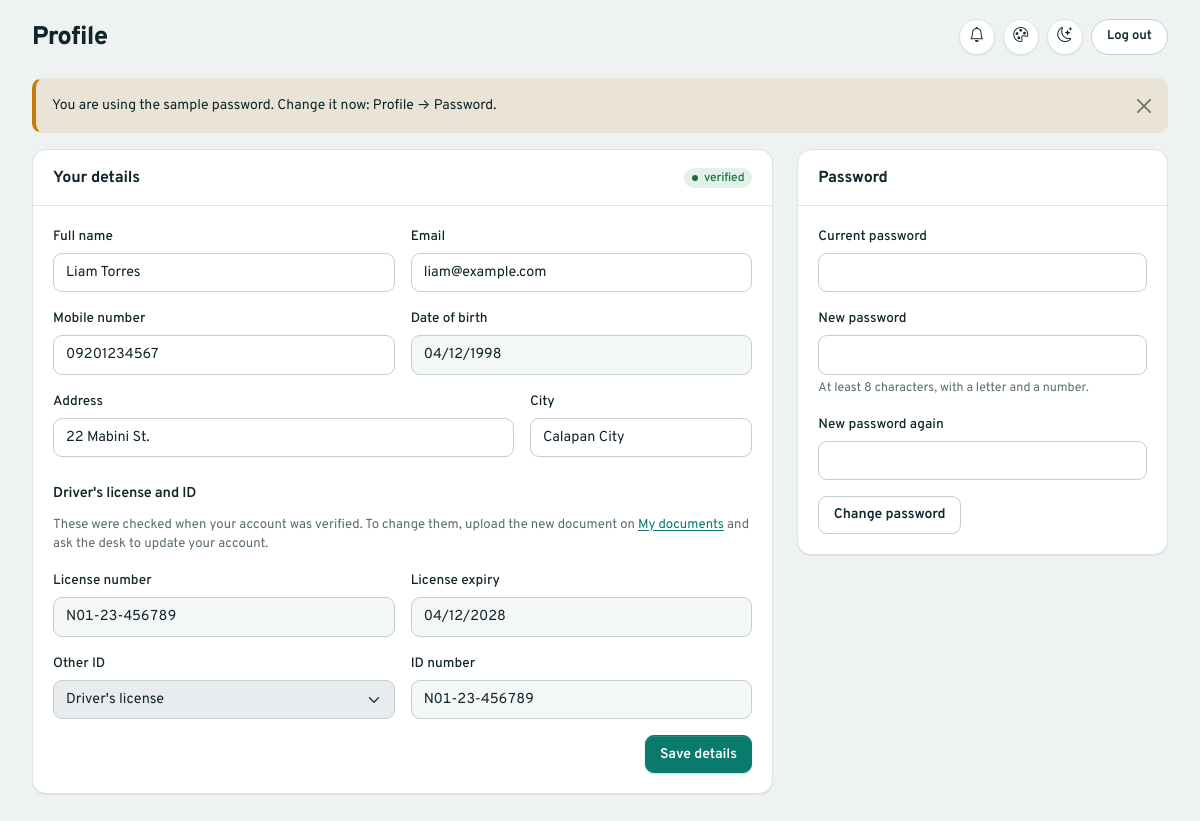
Page /customer/profile.php (signed in) on the committed database.
### tables this page shows
CREATE TABLE customers (
    customer_id      INT UNSIGNED AUTO_INCREMENT PRIMARY KEY,
    user_id          INT UNSIGNED NOT NULL UNIQUE,
    date_of_birth    DATE,
    address_line     VARCHAR(255),
    city             VARCHAR(100),
    license_number   VARCHAR(50),
    license_expiry   DATE,
    id_type          ENUM('national_id','passport','drivers_license') DEFAULT 'drivers_license',
    id_number        VARCHAR(50),
    account_status   ENUM('unverified','verified','blocked') NOT NULL DEFAULT 'unverified',
    created_at       TIMESTAMP NOT NULL DEFAULT CURRENT_TIMESTAMP,
    FOREIGN KEY (user_id) REFERENCES users(user_id) ON DELETE CASCADE
);

CREATE TABLE users (
    user_id        INT UNSIGNED AUTO_INCREMENT PRIMARY KEY,
    role_id        TINYINT UNSIGNED NOT NULL,
    username       VARCHAR(50)  NOT NULL UNIQUE,
    email          VARCHAR(120) NOT NULL UNIQUE,
    password_hash  VARCHAR(255) NOT NULL,
    full_name      VARCHAR(120) NOT NULL,
    phone          VARCHAR(20),
    status         ENUM('active','suspended','deactivated') NOT NULL DEFAULT 'active',
    last_login_at  DATETIME NULL,
    session_version INT UNSIGNED NOT NULL DEFAULT 0 COMMENT 'bumped on password change/reset: ends other sessions',
    tour_completed_at DATETIME NULL COMMENT 'NULL = new user: the quick tour runs on their next dashboard visit',
    created_at     TIMESTAMP NOT NULL DEFAULT CURRENT_TIMESTAMP,
    updated_at     TIMESTAMP NOT NULL DEFAULT CURRENT_TIMESTAMP ON UPDATE CURRENT_TIMESTAMP,
    FOREIGN KEY (role_id) REFERENCES roles(role_id)
);

### config/database.php (called while the page is built, shortened)
<?php
class Database
{
    private static ?PDO $connection = null;
    public static function getConnection(): PDO
    {
        if (self::$connection === null) {
            $name = getenv('AUTOWAY_DB') ?: self::NAME;
            $dsn = 'mysql:host=' . self::HOST . ';port=' . self::PORT . ';dbname=' . $name . ';charset=utf8mb4';
            try {
                self::$connection = new PDO($dsn, self::USER, self::PASS, [
                    PDO::ATTR_ERRMODE            => PDO::ERRMODE_EXCEPTION,
                    PDO::ATTR_DEFAULT_FETCH_MODE => PDO::FETCH_ASSOC,
                    PDO::ATTR_EMULATE_PREPARES   => false,
                ]);
                self::$connection->exec("SET time_zone = '" . date('P') . "'");
            } catch (PDOException $e) {
                error_log('DB connection failed: ' . $e->getMessage());
                die('Database connection failed. Check config/database.php and confirm MySQL is running in XAMPP.');
            }
        }
        return self::$connection;
    }
}

### includes/auth.php (called while the page is built, shortened)
<?php
require_once __DIR__ . '/../config/database.php';
require_once __DIR__ . '/functions.php';
function current_user(): ?array
{
    static $revalidated = false;
    if (!$revalidated) {
        $stmt = Database::getConnection()->prepare(
            'SELECT u.status, u.session_version, r.role_name FROM users u
             JOIN roles r ON r.role_id = u.role_id
             WHERE u.user_id = ?'
        );
        $stmt->execute([$_SESSION['user']['user_id']]);
        $row = $stmt->fetch();
    }
    return $_SESSION['user'];
}
function require_login(): array
{
    $user = current_user();
    return $user;
}
function require_role(string ...$allowed_roles): array
{
    $user = require_login();
    return $user;
}

### includes/customers_data.php (called while the page is built, shortened)
<?php
require_once __DIR__ . '/../config/database.php';
require_once __DIR__ . '/functions.php';
require_once __DIR__ . '/auth.php';
function get_customer_by_user_id(int $user_id): ?array
{
    $stmt = Database::getConnection()->prepare(CUSTOMER_SELECT . ' WHERE c.user_id = ?');
    $stmt->execute([$user_id]);
    return $stmt->fetch() ?: null;
}

### includes/portal_data.php (called while the page is built, shortened)
<?php
function portal_customer(array $user): array
{
    $customer = get_customer_by_user_id((int) $user['user_id']);
    return $customer;
}

### includes/functions.php (called while the page is built, shortened)
<?php
function e(?string $value): string
{
    return htmlspecialchars($value ?? '', ENT_QUOTES, 'UTF-8');
}
function status_badge_class(string $status): string
{
    return match ($status) {
        'available', 'active', 'completed', 'paid', 'verified', 'approved' => 'status-success',
        'pending', 'unverified', 'scheduled', 'partial', 'reserved', 'unpaid' => 'status-warning',
        'confirmed', 'in_progress', 'rented' => 'status-info',
        'maintenance', 'refunded', 'deactivated' => 'status-neutral',
        'cancelled', 'unavailable', 'blocked', 'rejected', 'failed', 'no_show', 'suspended', 'void' => 'status-danger',
        default => 'status-neutral',
    };
}
function humanize(string $value): string
{
    $labels = [
        'drivers_license' => "Driver's license",
        'national_id'     => 'National ID',
        'id_number'       => 'ID number',
        'no_show'         => 'No-show',
        'suv'             => 'SUV',
    ];
    return $labels[$value] ?? ucfirst(str_replace('_', ' ', $value));
}

### customer/profile.php (the view, shortened to what this page needs)
<?php
require_once __DIR__ . '/../includes/auth.php';
require_once __DIR__ . '/../includes/portal_data.php';
$user = require_role('customer');
$customer = portal_customer($user);
$locked = $customer['account_status'] === 'verified';
$old = null;
$val = fn (string $k) => (string) ($old[$k] ?? $customer[$k] ?? '');
require __DIR__ . '/../includes/header.php';
?>
<div class="profile-grid">
<section class="panel">
    <div class="panel-header">Your details <span class="status-badge <?= e(status_badge_class($customer['account_status'])) ?>"><?= e($customer['account_status']) ?></span></div>
    <form class="panel-body" method="post" novalidate>
        <div class="row g-3">
            <div class="col-sm-6">
                <label class="form-label" for="p-name">Full name</label>
                <input type="text" class="form-control" id="p-name" name="full_name" maxlength="120" required value="<?= e($val('full_name')) ?>" autocomplete="name">
            </div>
            <div class="col-sm-6">
                <label class="form-label" for="p-email">Email</label>
                <input type="email" class="form-control" id="p-email" name="email" maxlength="120" required value="<?= e($val('email')) ?>" autocomplete="email">
            </div>
            <div class="col-sm-6">
                <label class="form-label" for="p-phone">Mobile number</label>
                <input type="tel" class="form-control" id="p-phone" name="phone" maxlength="20" value="<?= e($val('phone')) ?>" autocomplete="tel">
            </div>
            <div class="col-sm-6">
                <label class="form-label" for="p-dob">Date of birth</label>
                <input type="date" class="form-control" id="p-dob" name="date_of_birth" value="<?= e($val('date_of_birth')) ?>" <?= $locked ? 'disabled' : '' ?>>
            </div>
            <div class="col-sm-8">
                <label class="form-label" for="p-address">Address</label>
                <input type="text" class="form-control" id="p-address" name="address_line" maxlength="255" value="<?= e($val('address_line')) ?>" autocomplete="street-address">
            </div>
            <div class="col-sm-4">
                <label class="form-label" for="p-city">City</label>
                <input type="text" class="form-control" id="p-city" name="city" maxlength="100" value="<?= e($val('city')) ?>" autocomplete="address-level2">
            </div>
        </div>
        <h3 class="form-section-title">Driver's license and ID</h3>
        <?php if ($locked): ?>
            <p class="small text-secondary">These were checked when your account was verified. To change them, upload the new document on
                <a href="<?= e(BASE_URL) ?>customer/documents.php">My documents</a> and ask the desk to update your account.</p>
        <?php endif; ?>
        <div class="row g-3">
            <div class="col-sm-6">
                <label class="form-label" for="p-license">License number</label>
                <input type="text" class="form-control mono" id="p-license" name="license_number" maxlength="50" value="<?= e($val('license_number')) ?>" <?= $locked ? 'disabled' : '' ?>>
            </div>
            <div class="col-sm-6">
                <label class="form-label" for="p-expiry">License expiry</label>
                <input type="date" class="form-control" id="p-expiry" name="license_expiry" value="<?= e($val('license_expiry')) ?>" <?= $locked ? 'disabled' : '' ?>>
            </div>
            <div class="col-sm-6">
                <label class="form-label" for="p-idtype">Other ID</label>
                <select class="form-select" id="p-idtype" name="id_type" <?= $locked ? 'disabled' : '' ?>>
                    <?php foreach (ID_TYPES as $t): ?>
                        <option value="<?= e($t) ?>" <?= $val('id_type') === $t ? 'selected' : '' ?>><?= e(humanize($t)) ?></option>
                    <?php endforeach; ?>
                </select>
            </div>
            <div class="col-sm-6">
                <label class="form-label" for="p-idnum">ID number</label>
                <input type="text" class="form-control mono" id="p-idnum" name="id_number" maxlength="50" value="<?= e($val('id_number')) ?>" <?= $locked ? 'disabled' : '' ?>>
            </div>
        </div>
        <div class="d-flex justify-content-end mt-3">
            <button type="submit" class="btn btn-brand">Save details</button>
        </div>
    </form>
</section>
<section class="panel" id="password">
    <div class="panel-header">Password</div>
    <form class="panel-body" method="post" novalidate>
        <div class="mb-3">
            <label class="form-label" for="pw-current">Current password</label>
            <input type="password" class="form-control" id="pw-current" name="current_password" required autocomplete="current-password">
        </div>
        <div class="mb-3">
            <label class="form-label" for="pw-new">New password</label>
            <input type="password" class="form-control" id="pw-new" name="new_password" required autocomplete="new-password" minlength="8">
            <div class="form-text">At least 8 characters, with a letter and a number.</div>
        </div>
        <div class="mb-3">
            <label class="form-label" for="pw-confirm">New password again</label>
            <input type="password" class="form-control" id="pw-confirm" name="confirm_password" required autocomplete="new-password">
        </div>
        <button type="submit" class="btn btn-outline-secondary">Change password</button>
    </form>
</section>
</div>
<?php require __DIR__ . '/../includes/footer.php'; ?>

### rows in the picture
customers: account_status "verified", full_name "Liam Torres", email "liam@example.com", phone "09201234567", date_of_birth "04/12/1998", address_line "22 Mabini St.", city "Calapan City", license_number "N01-23-456789", license_expiry "04/12/2028", id_number "N01-23-456789"

### other values in the picture
$page_title "Profile"
$flash_message "You are using the sample password. Change it now: Profile → Password."
form field id_type "Driver's license"
